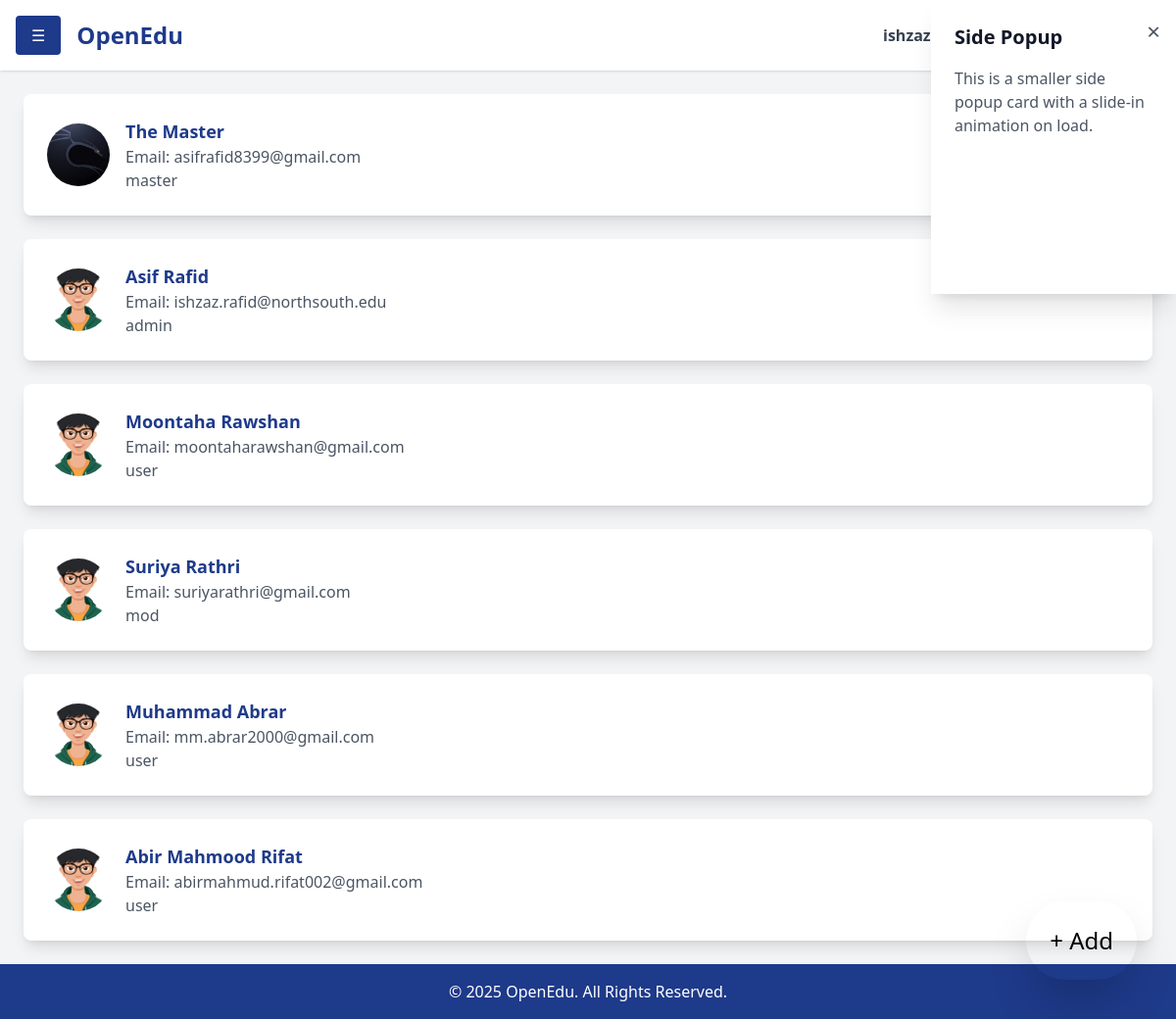
The page /students (signed in) on the database as committed earlier.
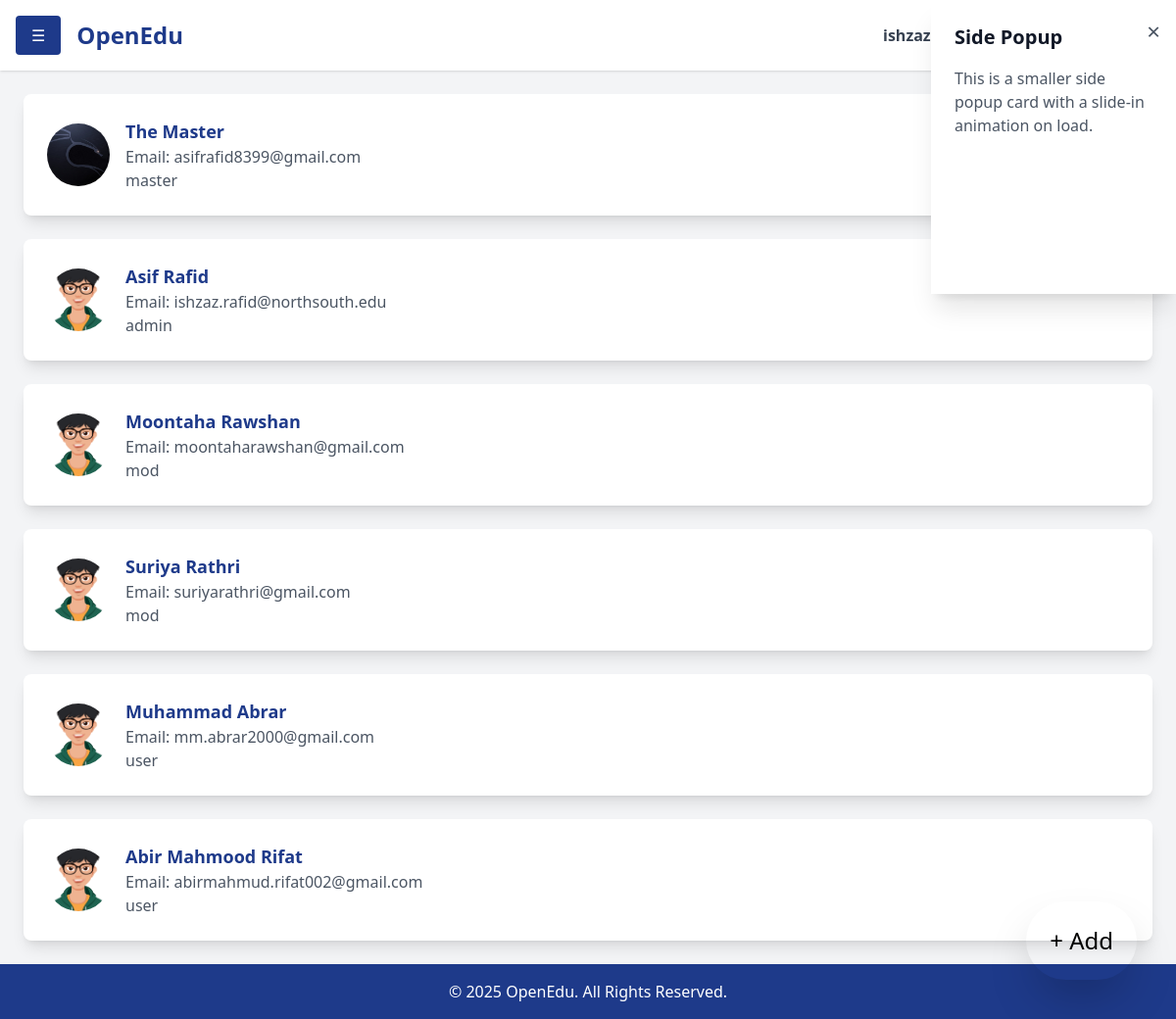
The same page on the database as committed later.
### accounts/models.py (models this page shows, shortened)
class User(AbstractUser):
    contact = models.CharField(max_length=15, blank=True, null=True)
    profilepicture = models.ImageField(upload_to='images/profilepictures', blank=True, null=True,default='images/profilepictures/rafid1.jpg')
    role=models.TextField(default='user')
    groups = models.ManyToManyField(
        'auth.Group',
        related_name='custom_user_set',
        blank=True
    )
    user_permissions = models.ManyToManyField(
        'auth.Permission',
        related_name='custom_user_permissions_set',
        blank=True
    )

### home/views.py (the view)
# urls.py: path('students', students, name='students'),
@login_required
def students(request):
    users=User.objects.all()
    context={'name':request.user.username,'users':users}
    return render(request,"pages/students.html",context)

### home/templates/pages/students.html
{% extends 'dashboard.html' %} {%block content %}
<div class="p-6 flex-grow">
  <div class="space-y-6">
    {%for user in users%}
    <div
      class="flex items-center bg-white p-6 rounded-lg shadow-lg hover:shadow-xl transition duration-300 transform hover:scale-105"
    >
      <div class="w-16 h-16 mr-4">
        <img
          src="{{user.profilepicture.url}}"
          class="w-full h-full rounded-full object-cover"
        />
      </div>
      <div>
        <h3 class="text-lg font-semibold text-blue-900">
          {{user.first_name}} {{user.last_name}}
        </h3>
        <p class="text-gray-600">Email: {{user.email}}</p>
        <p class="text-gray-600">{{user.role}}</p>
      </div>
    </div>
    {%endfor%}
  </div>
</div>
{%endblock%}

### home/templates/dashboard.html (shortened to what this page needs)
{% load static %}
<!DOCTYPE html>
<html lang="en">
  <head>
    <link rel="stylesheet" href="{% static 'css/dashboard.css' %}" />
    <script src="https://cdn.tailwindcss.com"></script>
  </head>
  <body class="bg-gray-100 flex">
    <div id="content" class="flex-1 flex flex-col min-h-screen ml-0">
      {% include 'inc/header.html' %} {% block content %}{% endblock %}
      {% include 'inc/footer.html' %}
    {% include 'inc/popup.html' %}
    <button
      id="openModalBtn"
      class="fixed bottom-10 right-10 bg-white-900 text-blue p-6 rounded-full shadow-2xl hover:bg-blue-700 text-2xl transition-all duration-300"
    >
      + Add
    </button>
  </body>
</html>

### home/templates/inc/header.html (shortened to what this page needs)
<header class="bg-white shadow p-4 flex justify-between items-center relative">
  <div class="flex items-center space-x-4">
    <button
      onclick="toggleSidebar()"
      class="bg-blue-900 text-white px-4 py-2 rounded"
    >
      ☰
    </button>
    <h1 class="text-2xl font-bold text-blue-900">OpenEdu</h1>
  </div>
  <div class="flex items-center space-x-3 relative">
    <span class="text-gray-700 font-semibold">
      {{ request.user.username }}
    </span>
    <a href="javascript:void(0);" onclick="toggleDropdown()" class="w-10 h-10">
    </a>
  </div>
</header>

### home/templates/inc/footer.html
<footer class="bg-blue-900 text-white text-center p-4 mt-auto">
    <p>&copy; 2025 OpenEdu. All Rights Reserved.</p>
  </footer>
</div>

### home/templates/inc/popup.html
<div
  id="side-popup"
  class="fixed top-0 right-0 h-[300px] w-[250px] bg-white shadow-xl z-50 transform translate-x-full transition-transform duration-500 ease-out"
>
  <div class="p-6">
    <h2 class="text-xl font-bold text-gray-900">Side Popup</h2>
    <p class="text-gray-600 mt-4">
      This is a smaller side popup card with a slide-in animation on load.
    </p>
    <button
      id="closeSidePopup"
      class="absolute top-4 right-4 text-gray-600 hover:text-gray-800 text-2xl"
    >
      &times;
    </button>
  </div>
</div>

### home/static/css/dashboard.css (style rules this page uses)
#content { transition: margin-left 0.5s ease-in-out; }
footer { background-color: #1e40af; color: white; text-align: center; padding: 20px 0; position: relative; bottom: 0; width: 100%; }

Rows that differ between the two databases and show on the page:
changed User "Moontaha": role "user" → "mod"
